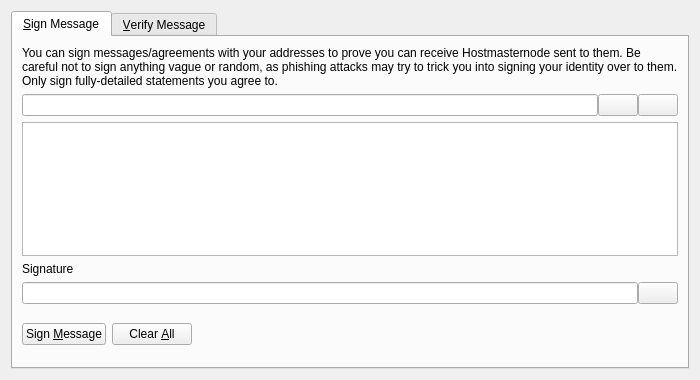
<?xml version="1.0" encoding="UTF-8"?>
<ui version="4.0">
 <class>SignVerifyMessageDialog</class>
 <widget class="QDialog" name="SignVerifyMessageDialog">
  <property name="geometry">
   <rect>
    <x>0</x>
    <y>0</y>
    <width>700</width>
    <height>380</height>
   </rect>
  </property>
  <property name="windowTitle">
   <string>Signatures - Sign / Verify a Message</string>
  </property>
  <property name="modal">
   <bool>true</bool>
  </property>
  <layout class="QVBoxLayout" name="verticalLayout">
   <item>
    <widget class="QTabWidget" name="tabWidget">
     <property name="currentIndex">
      <number>0</number>
     </property>
     <widget class="QWidget" name="tabSignMessage">
      <attribute name="title">
       <string>&amp;Sign Message</string>
      </attribute>
      <layout class="QVBoxLayout" name="verticalLayout_SM">
       <item>
        <widget class="QLabel" name="infoLabel_SM">
         <property name="text">
          <string>You can sign messages/agreements with your addresses to prove you can receive Hostmasternode sent to them. Be careful not to sign anything vague or random, as phishing attacks may try to trick you into signing your identity over to them. Only sign fully-detailed statements you agree to.</string>
         </property>
         <property name="textFormat">
          <enum>Qt::PlainText</enum>
         </property>
         <property name="wordWrap">
          <bool>true</bool>
         </property>
        </widget>
       </item>
       <item>
        <layout class="QHBoxLayout" name="horizontalLayout_1_SM">
         <property name="spacing">
          <number>0</number>
         </property>
         <item>
          <widget class="QValidatedLineEdit" name="addressIn_SM">
           <property name="toolTip">
            <string>The Hostmasternode address to sign the message with</string>
           </property>
          </widget>
         </item>
         <item>
          <widget class="QPushButton" name="addressBookButton_SM">
           <property name="toolTip">
            <string>Choose previously used address</string>
           </property>
           <property name="text">
            <string/>
           </property>
           <property name="shortcut">
            <string>Alt+A</string>
           </property>
           <property name="autoDefault">
            <bool>false</bool>
           </property>
          </widget>
         </item>
         <item>
          <widget class="QPushButton" name="pasteButton_SM">
           <property name="toolTip">
            <string>Paste address from clipboard</string>
           </property>
           <property name="text">
            <string/>
           </property>
           <property name="shortcut">
            <string>Alt+P</string>
           </property>
           <property name="autoDefault">
            <bool>false</bool>
           </property>
          </widget>
         </item>
        </layout>
       </item>
       <item>
        <widget class="QPlainTextEdit" name="messageIn_SM">
         <property name="toolTip">
          <string>Enter the message you want to sign here</string>
         </property>
        </widget>
       </item>
       <item>
        <widget class="QLabel" name="signatureLabel_SM">
         <property name="text">
          <string>Signature</string>
         </property>
         <property name="textFormat">
          <enum>Qt::PlainText</enum>
         </property>
        </widget>
       </item>
       <item>
        <layout class="QHBoxLayout" name="horizontalLayout_2_SM">
         <property name="spacing">
          <number>0</number>
         </property>
         <item>
          <widget class="QLineEdit" name="signatureOut_SM">
           <property name="font">
            <font>
             <italic>true</italic>
            </font>
           </property>
           <property name="readOnly">
            <bool>true</bool>
           </property>
          </widget>
         </item>
         <item>
          <widget class="QPushButton" name="copySignatureButton_SM">
           <property name="toolTip">
            <string>Copy the current signature to the system clipboard</string>
           </property>
           <property name="text">
            <string/>
           </property>
           <property name="autoDefault">
            <bool>false</bool>
           </property>
          </widget>
         </item>
        </layout>
       </item>
       <item>
        <layout class="QHBoxLayout" name="horizontalLayout_3_SM">
         <item>
          <widget class="QPushButton" name="signMessageButton_SM">
           <property name="toolTip">
            <string>Sign the message to prove you own this Hostmasternode address</string>
           </property>
           <property name="text">
            <string>Sign &amp;Message</string>
           </property>
           <property name="autoDefault">
            <bool>false</bool>
           </property>
          </widget>
         </item>
         <item>
          <widget class="QPushButton" name="clearButton_SM">
           <property name="toolTip">
            <string>Reset all sign message fields</string>
           </property>
           <property name="text">
            <string>Clear &amp;All</string>
           </property>
           <property name="autoDefault">
            <bool>false</bool>
           </property>
          </widget>
         </item>
         <item>
          <spacer name="horizontalSpacer_1_SM">
           <property name="orientation">
            <enum>Qt::Horizontal</enum>
           </property>
           <property name="sizeHint" stdset="0">
            <size>
             <width>40</width>
             <height>48</height>
            </size>
           </property>
          </spacer>
         </item>
         <item>
          <widget class="QLabel" name="statusLabel_SM">
           <property name="font">
            <font>
             <weight>75</weight>
             <bold>true</bold>
            </font>
           </property>
           <property name="text">
            <string/>
           </property>
           <property name="wordWrap">
            <bool>true</bool>
           </property>
          </widget>
         </item>
         <item>
          <spacer name="horizontalSpacer_2_SM">
           <property name="orientation">
            <enum>Qt::Horizontal</enum>
           </property>
           <property name="sizeHint" stdset="0">
            <size>
             <width>40</width>
             <height>48</height>
            </size>
           </property>
          </spacer>
         </item>
        </layout>
       </item>
      </layout>
     </widget>
     <widget class="QWidget" name="tabVerifyMessage">
      <attribute name="title">
       <string>&amp;Verify Message</string>
      </attribute>
      <layout class="QVBoxLayout" name="verticalLayout_VM">
       <item>
        <widget class="QLabel" name="infoLabel_VM">
         <property name="text">
          <string>Enter the receiver's address, message (ensure you copy line breaks, spaces, tabs, etc. exactly) and signature below to verify the message. Be careful not to read more into the signature than what is in the signed message itself, to avoid being tricked by a man-in-the-middle attack. Note that this only proves the signing party receives with the address, it cannot prove sendership of any transaction!</string>
         </property>
         <property name="textFormat">
          <enum>Qt::PlainText</enum>
         </property>
         <property name="alignment">
          <set>Qt::AlignLeading|Qt::AlignLeft|Qt::AlignTop</set>
         </property>
         <property name="wordWrap">
          <bool>true</bool>
         </property>
        </widget>
       </item>
       <item>
        <layout class="QHBoxLayout" name="horizontalLayout_1_VM">
         <property name="spacing">
          <number>0</number>
         </property>
         <item>
          <widget class="QValidatedLineEdit" name="addressIn_VM">
           <property name="toolTip">
            <string>The Hostmasternode address the message was signed with</string>
           </property>
          </widget>
         </item>
         <item>
          <widget class="QPushButton" name="addressBookButton_VM">
           <property name="toolTip">
            <string>Choose previously used address</string>
           </property>
           <property name="text">
            <string/>
           </property>
           <property name="shortcut">
            <string>Alt+A</string>
           </property>
           <property name="autoDefault">
            <bool>false</bool>
           </property>
          </widget>
         </item>
        </layout>
       </item>
       <item>
        <widget class="QPlainTextEdit" name="messageIn_VM"/>
       </item>
       <item>
        <widget class="QValidatedLineEdit" name="signatureIn_VM"/>
       </item>
       <item>
        <layout class="QHBoxLayout" name="horizontalLayout_2_VM">
         <item>
          <widget class="QPushButton" name="verifyMessageButton_VM">
           <property name="toolTip">
            <string>Verify the message to ensure it was signed with the specified Hostmasternode address</string>
           </property>
           <property name="text">
            <string>Verify &amp;Message</string>
           </property>
           <property name="autoDefault">
            <bool>false</bool>
           </property>
          </widget>
         </item>
         <item>
          <widget class="QPushButton" name="clearButton_VM">
           <property name="toolTip">
            <string>Reset all verify message fields</string>
           </property>
           <property name="text">
            <string>Clear &amp;All</string>
           </property>
           <property name="autoDefault">
            <bool>false</bool>
           </property>
          </widget>
         </item>
         <item>
          <spacer name="horizontalSpacer_1_VM">
           <property name="orientation">
            <enum>Qt::Horizontal</enum>
           </property>
           <property name="sizeHint" stdset="0">
            <size>
             <width>40</width>
             <height>48</height>
            </size>
           </property>
          </spacer>
         </item>
         <item>
          <widget class="QLabel" name="statusLabel_VM">
           <property name="font">
            <font>
             <weight>75</weight>
             <bold>true</bold>
            </font>
           </property>
           <property name="text">
            <string/>
           </property>
           <property name="wordWrap">
            <bool>true</bool>
           </property>
          </widget>
         </item>
         <item>
          <spacer name="horizontalSpacer_2_VM">
           <property name="orientation">
            <enum>Qt::Horizontal</enum>
           </property>
           <property name="sizeHint" stdset="0">
            <size>
             <width>40</width>
             <height>48</height>
            </size>
           </property>
          </spacer>
         </item>
        </layout>
       </item>
      </layout>
     </widget>
    </widget>
   </item>
  </layout>
 </widget>
 <customwidgets>
  <customwidget>
   <class>QValidatedLineEdit</class>
   <extends>QLineEdit</extends>
   <header>qvalidatedlineedit.h</header>
  </customwidget>
 </customwidgets>
 <resources>
  <include location="../hostmasternode.qrc"/>
 </resources>
 <connections/>
</ui>
